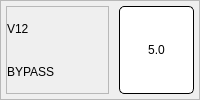
                       <widget class="QFrame" name="frame_59">
                        <property name="frameShape">
                         <enum>QFrame::StyledPanel</enum>
                        </property>
                        <property name="frameShadow">
                         <enum>QFrame::Raised</enum>
                        </property>
                        <layout class="QHBoxLayout" name="horizontalLayout_27" stretch="4,1">
                         <property name="spacing">
                          <number>10</number>
                         </property>
                         <property name="leftMargin">
                          <number>5</number>
                         </property>
                         <property name="topMargin">
                          <number>5</number>
                         </property>
                         <property name="rightMargin">
                          <number>5</number>
                         </property>
                         <property name="bottomMargin">
                          <number>5</number>
                         </property>
                         <item>
                          <widget class="QFrame" name="frame_60">
                           <property name="frameShape">
                            <enum>QFrame::StyledPanel</enum>
                           </property>
                           <property name="frameShadow">
                            <enum>QFrame::Raised</enum>
                           </property>
                           <layout class="QVBoxLayout" name="verticalLayout_42">
                            <property name="spacing">
                             <number>0</number>
                            </property>
                            <property name="leftMargin">
                             <number>0</number>
                            </property>
                            <property name="topMargin">
                             <number>0</number>
                            </property>
                            <property name="rightMargin">
                             <number>0</number>
                            </property>
                            <property name="bottomMargin">
                             <number>0</number>
                            </property>
                            <item>
                             <widget class="QLabel" name="label_68">
                              <property name="styleSheet">
                               <string notr="true">font: bold 28px &quot;Roboto&quot;;</string>
                              </property>
                              <property name="text">
                               <string>V12</string>
                              </property>
                             </widget>
                            </item>
                            <item>
                             <widget class="QLabel" name="label_69">
                              <property name="styleSheet">
                               <string notr="true">font:  20px &quot;Roboto&quot;;</string>
                              </property>
                              <property name="text">
                               <string>BYPASS</string>
                              </property>
                             </widget>
                            </item>
                           </layout>
                          </widget>
                         </item>
                         <item>
                          <widget class="QPushButton" name="v12_button">
                           <property name="sizePolicy">
                            <sizepolicy hsizetype="Minimum" vsizetype="Minimum">
                             <horstretch>0</horstretch>
                             <verstretch>0</verstretch>
                            </sizepolicy>
                           </property>
                           <property name="minimumSize">
                            <size>
                             <width>75</width>
                             <height>40</height>
                            </size>
                           </property>
                           <property name="maximumSize">
                            <size>
                             <width>16777215</width>
                             <height>16777215</height>
                            </size>
                           </property>
                           <property name="styleSheet">
                            <string notr="true">background: #FFFFFF;
border: 1px solid #000000;
border-radius: 5px;
font:  bold 16px &quot;Roboto&quot;;</string>
                           </property>
                           <property name="text">
                            <string>5.0</string>
                           </property>
                          </widget>
                         </item>
                        </layout>
                       </widget>
